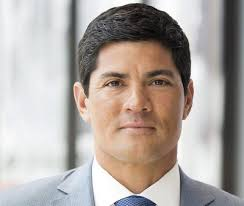
#> input picture images/marathon_02.jpg, 244 x 206 px, found by its file name
$ python 01_face_detection_haar.py
#> lines starting #> are read from the running program, lines starting #| are printed output that depends on the picture; after the words box and inside, x2 and y2 are one past the last pixel; in counts of white or black regions, pixels touching at a corner belong together
import cv2
import numpy as np

def detectAndDisplay(frame):
  frame_gray = cv2.cvtColor(frame, cv2.COLOR_BGR2GRAY)    # 회색으로 변환
  frame_gray = cv2.equalizeHist(frame_gray)               # 히스토그램 평활화

  # 얼굴 검출
  faces = face_cascade.detectMultiScale(frame_gray)       # 얼굴 검출

  for (x,y,w,h) in faces:
    center = (x + w//2, y + h//2)              # 얼굴 중심 좌표
    frame = cv2.rectangle(frame, (x, y), (x + w, y + h), (0, 255, 0), 4)  # 얼굴 영역에 초록색 사각형 그리기
    faceROI = frame_gray[y:y+h, x:x+w]        # 얼굴 영역 추출

    # 각 얼굴에 대해 눈 검출
    eyes = eyes_cascade.detectMultiScale(faceROI)
    for (x2, y2, w2, h2) in eyes:
      eye_center = (x + x2 + w2//2, y + y2 + h2//2)   # 눈 중심 좌표
      radius = int(round((w2 + h2)*0.25))             # 눈 반지름
      frame = cv2.circle(frame, eye_center, radius, (255, 0, 0), 4)  # 눈 중심에 파란색 원 그리기
    cv2.imshow('Capture - Face detection', frame)     # 얼굴 및 눈 검출 결과 화면 출력

# .py를 사용할 경우 전체 경로를 설정해야 오류가 발생하지 않음
img = cv2.imread('D:\Github\Vision_WS\OpenCV_Part1\images\marathon_02.jpg')
#> img is the input picture: shape (206, 244, 3); mean B, G, R 161.8, 166.9, 175.3
print(f"width: {img.shape[1]} pixels")
#| width: 244 pixels
print(f"height: {img.shape[0]} pixels")
#| height: 206 pixels
print(f"channels: {img.shape[2]}")
#| channels: 3

(height, width) = img.shape[:2]     # 높이, 너비, 채널을 가져옴
#> height = 206; width = 244

cv2.imshow('Image', img)

face_cascade_name = 'D:\Github\Vision_WS\OpenCV_Part1\data\haarcascades\haarcascade_frontalface_alt.xml'
eyes_cascade_name = 'D:\Github\Vision_WS\OpenCV_Part1\data/haarcascades/haarcascade_eye_tree_eyeglasses.xml'

face_cascade = cv2.CascadeClassifier()
eyes_cascade = cv2.CascadeClassifier()

if not face_cascade.load(cv2.samples.findFile(face_cascade_name)):
  print('--(!)Error loading face cascade')
  exit(0)

if not eyes_cascade.load(cv2.samples.findFile(eyes_cascade_name)):
  print('--(!)Error loading eyes cascade')
  exit(0)

detectAndDisplay(img)
#> in detectAndDisplay, `frame_gray = cv2.cvtColor(frame, cv2.COLOR_BGR2GRAY)`:
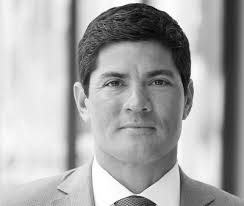
#> frame_gray: shape (206, 244); min 3, max 255, mean 168.9
#> in detectAndDisplay, `frame_gray = cv2.equalizeHist(frame_gray)`:
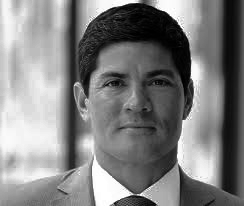
#> frame_gray: shape (206, 244); min 0, max 255, mean 128.3
#> in detectAndDisplay, `faces = face_cascade.detectMultiScale(frame_gray)`: faces = [[82, 41, 106, 106]]
#> the loop in detectAndDisplay, `for (x,y,w,h) in faces:` made 1 pass
#> (x, y, w, h, center, eyes) on pass 1: (82, 41, 106, 106, (135, 94), [[20, 31, 24, 24], [64, 30, 24, 24]])
#> pass 1, in detectAndDisplay, `frame = cv2.rectangle(frame, (x, y), (x + w, y + h), (0, 255, 0), 4)`:
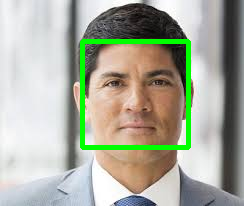
#> frame: shape (206, 244, 3); 4.19% of pixels changed, all inside (x1, y1, x2, y2) = (80, 39, 191, 150)
#> pass 1, in detectAndDisplay, `faceROI = frame_gray[y:y+h, x:x+w]`:
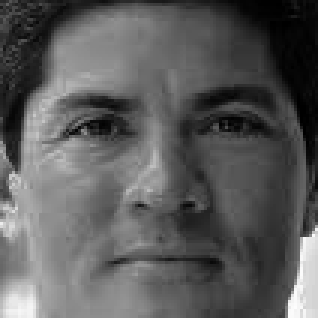
#> faceROI: shape (106, 106) (shown 3 times larger); min 0, max 253, mean 91
#> pass 1, in detectAndDisplay, `cv2.imshow('Capture - Face detection', frame)`:
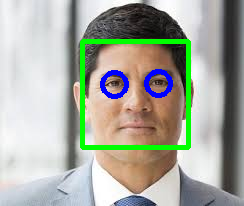
#> window 'Capture - Face detection': shape (206, 244, 3); mean B, G, R 159.3, 170.6, 167.1

cv2.waitKey(0)
cv2.destroyAllWindows()

$ run again, with images/marathon_01.jpg copied over images/marathon_02.jpg
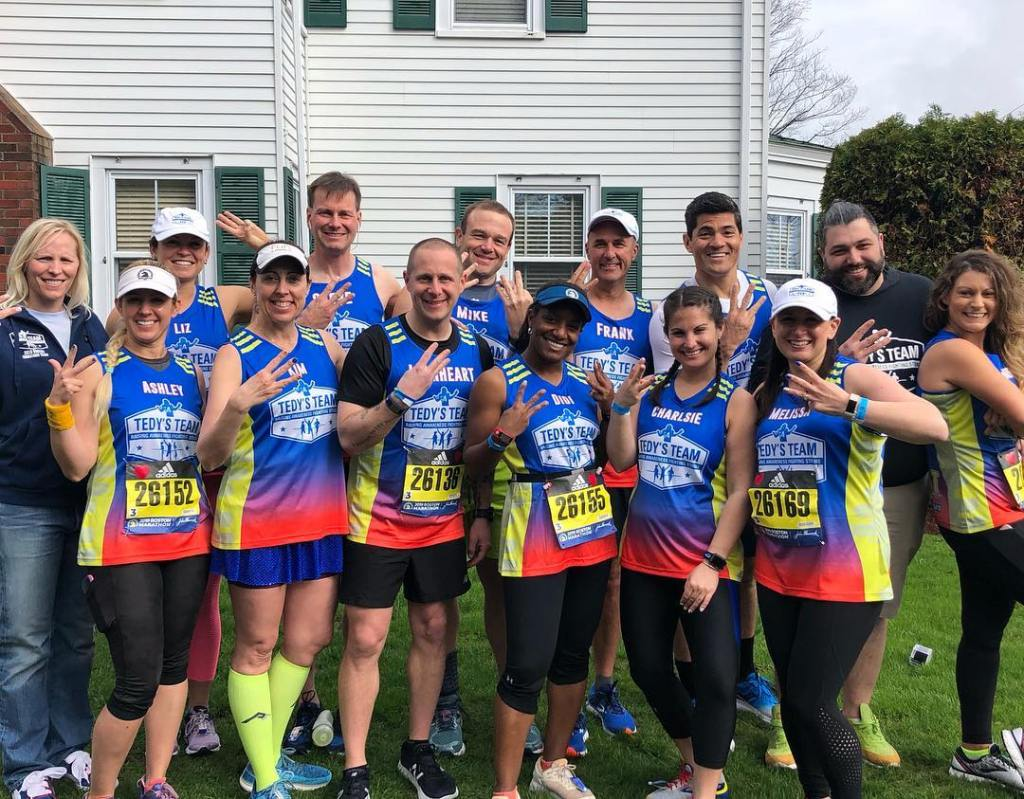
#> input picture images/marathon_01.jpg, 1024 x 799 px, found by its file name
#> img is the input picture: shape (799, 1024, 3); mean B, G, R 112.8, 114.2, 119.7
#| width: 1024 pixels
#| height: 799 pixels
#| channels: 3
#> in detectAndDisplay, `frame_gray = cv2.equalizeHist(frame_gray)`:
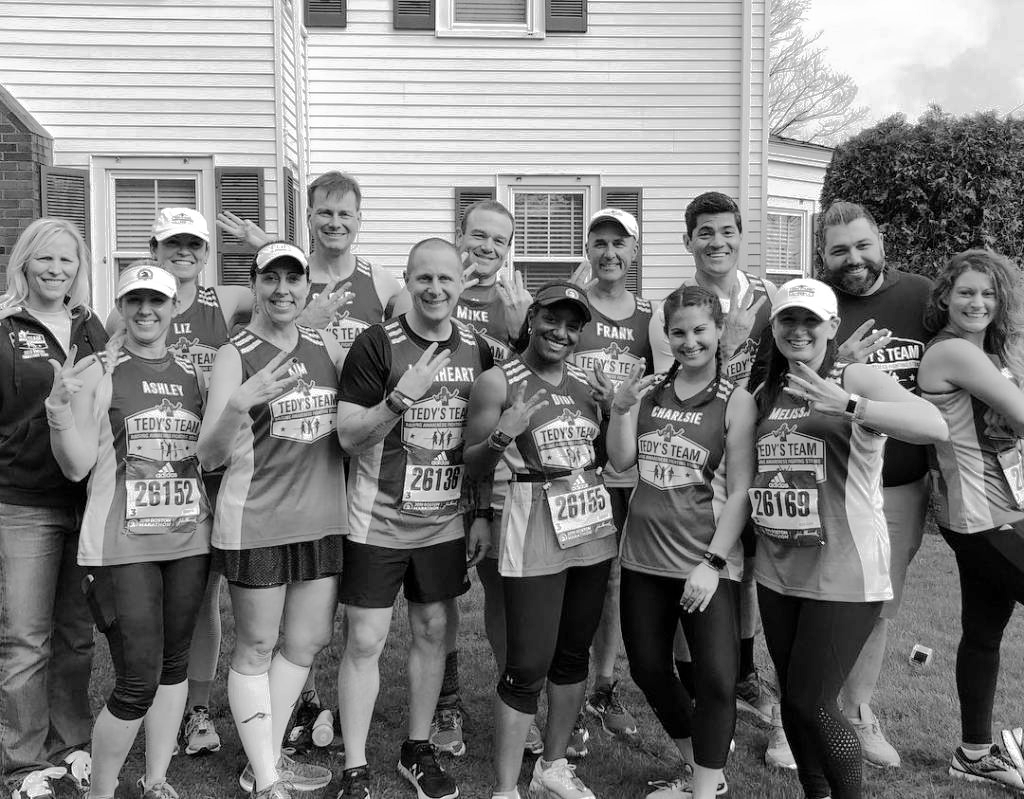
#> frame_gray: shape (799, 1024); min 0, max 255, mean 128.1
#> faces = [[586, 226, 49, 49], [252, 255, 61, 61], [309, 192, 54, 54], [689, 210, 57, 57], [464, 218, 52, 52], [28, 238, 56, 56], [406, 257, 57, 57], [949, 272, 55, 55], [660, 309, 59, 59], [822, 223, 63, 63], [113, 275, 63, 63]]
#> the loop in detectAndDisplay, `for (x,y,w,h) in faces:` made 11 passes
#> (x, y, w, h, center) on passes 1 to 8: (586, 226, 49, 49, (610, 250)), (252, 255, 61, 61, (282, 285)), (309, 192, 54, 54, (336, 219)), (689, 210, 57, 57, (717, 238)), (464, 218, 52, 52, (490, 244)), (28, 238, 56, 56, (56, 266)), (406, 257, 57, 57, (434, 285)), (949, 272, 55, 55, (976, 299))
#> after the loop in detectAndDisplay, `for (x,y,w,h) in faces:`:
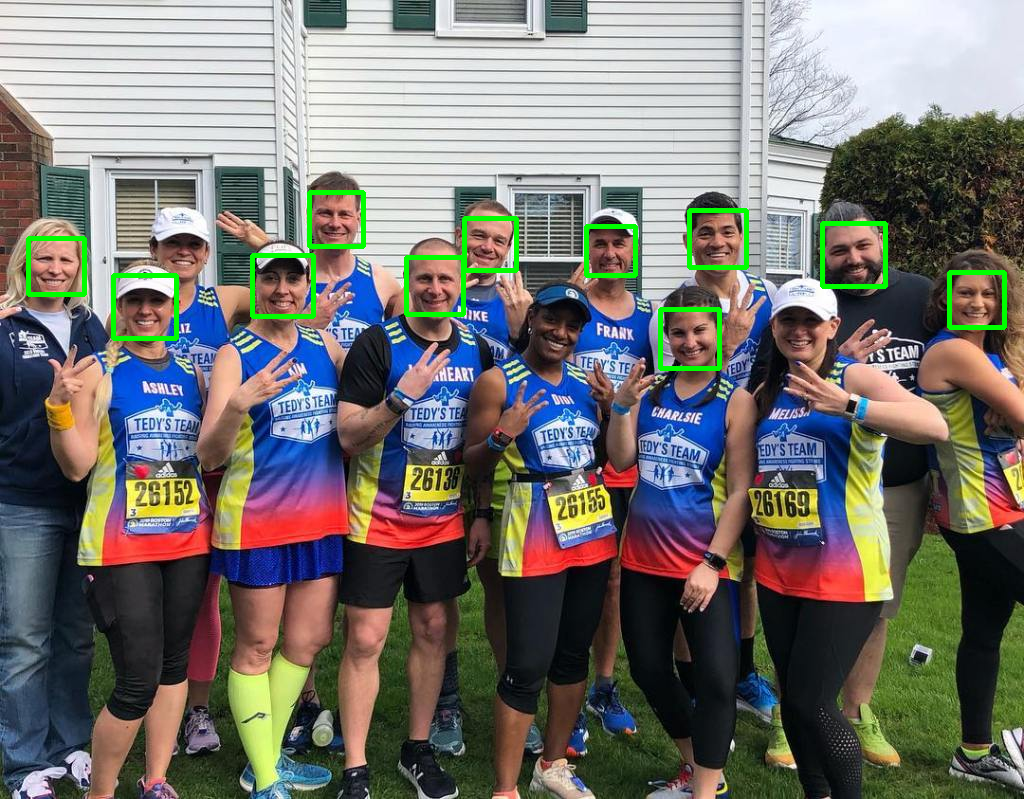
#> frame: shape (799, 1024, 3); mean B, G, R 111.2, 116.4, 117.6

$ run again, with images/marathon_03.jpg copied over images/marathon_02.jpg
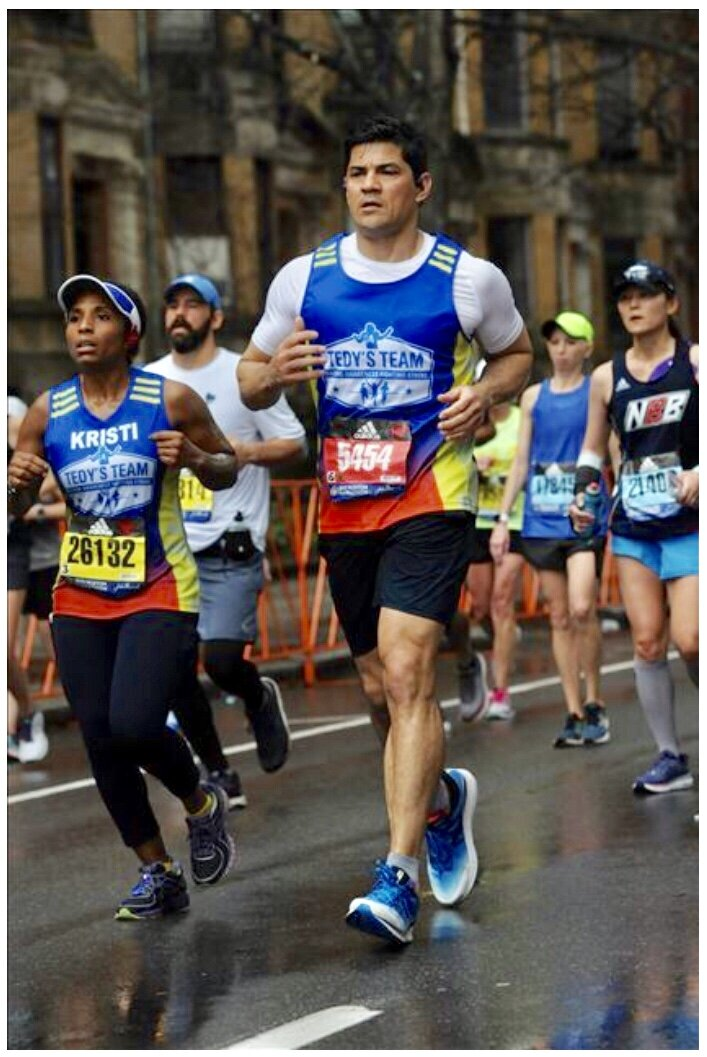
#> input picture images/marathon_03.jpg, 707 x 1057 px, found by its file name
#> img is the input picture: shape (1057, 707, 3); mean B, G, R 82.6, 86.1, 92.2
#| width: 707 pixels
#| height: 1057 pixels
#| channels: 3
#> in detectAndDisplay, `frame_gray = cv2.equalizeHist(frame_gray)`:
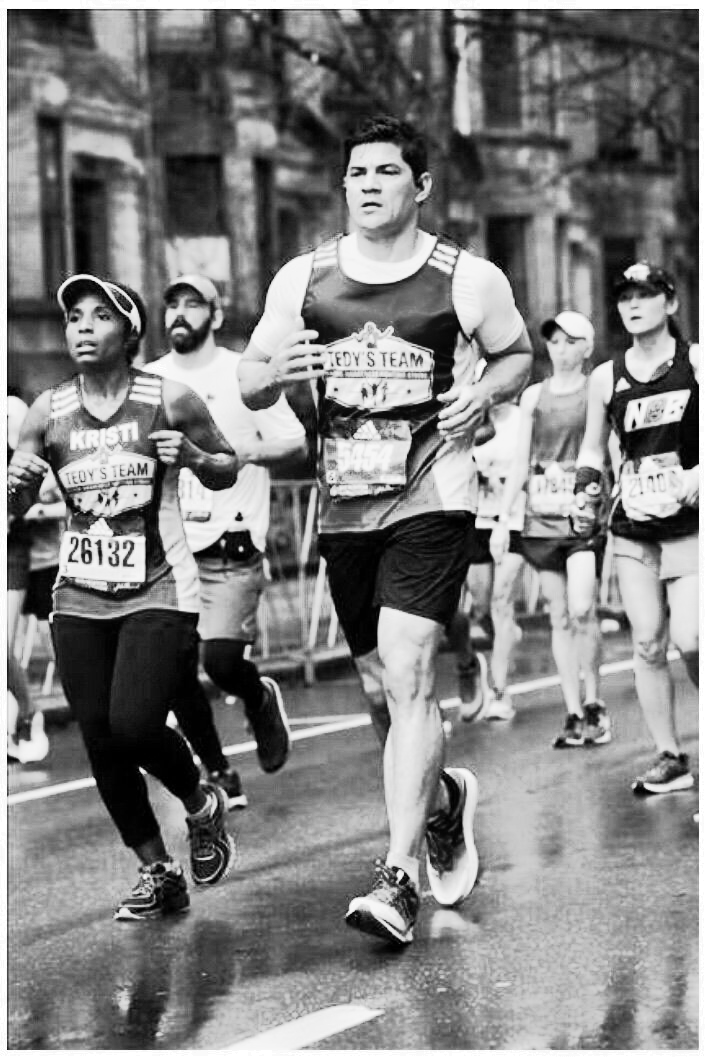
#> frame_gray: shape (1057, 707); min 0, max 255, mean 128
#> faces = [[157, 288, 48, 48], [611, 278, 52, 52], [56, 292, 63, 63], [334, 142, 78, 78]]
#> the loop in detectAndDisplay, `for (x,y,w,h) in faces:` made 4 passes
#> (x, y, w, h, center) on passes 1 to 4: (157, 288, 48, 48, (181, 312)), (611, 278, 52, 52, (637, 304)), (56, 292, 63, 63, (87, 323)), (334, 142, 78, 78, (373, 181))
#> after the loop in detectAndDisplay, `for (x,y,w,h) in faces:`:
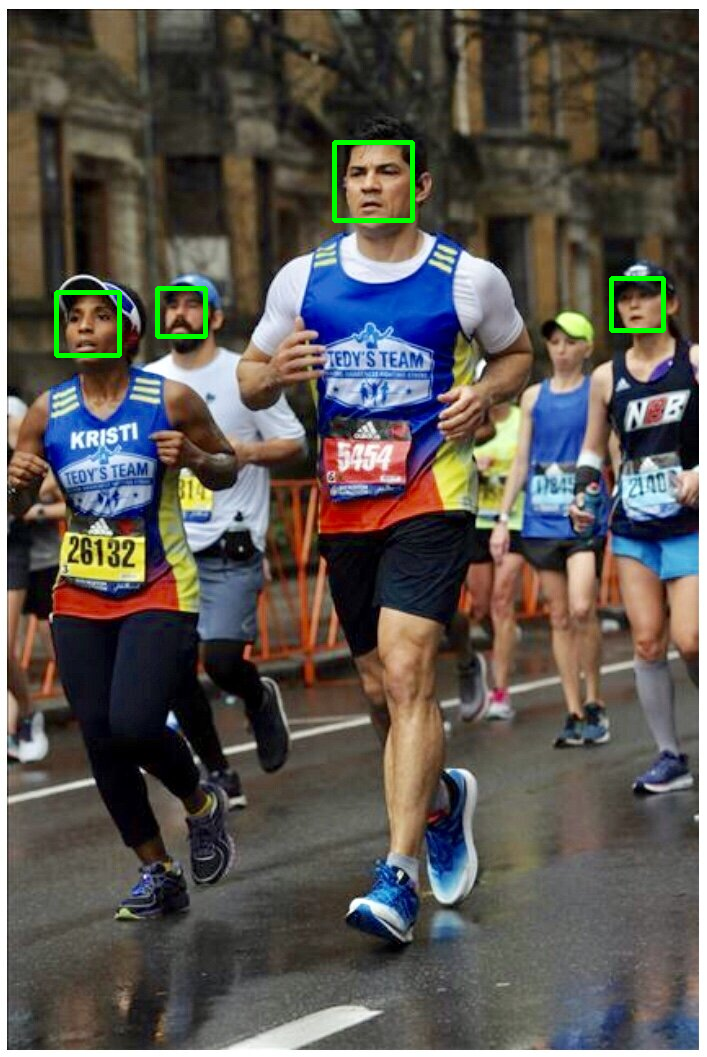
#> frame: shape (1057, 707, 3); mean B, G, R 82.3, 87.3, 91.8

$ run again, with images/soccer_01.jpg copied over images/marathon_02.jpg
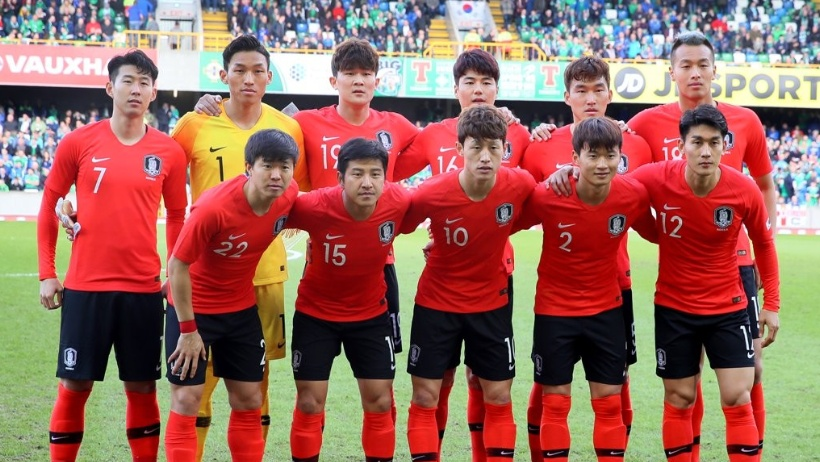
#> input picture images/soccer_01.jpg, 820 x 462 px, found by its file name
#> img is the input picture: shape (462, 820, 3); mean B, G, R 93.8, 104.6, 154.3
#| width: 820 pixels
#| height: 462 pixels
#| channels: 3
#> in detectAndDisplay, `frame_gray = cv2.cvtColor(frame, cv2.COLOR_BGR2GRAY)`:
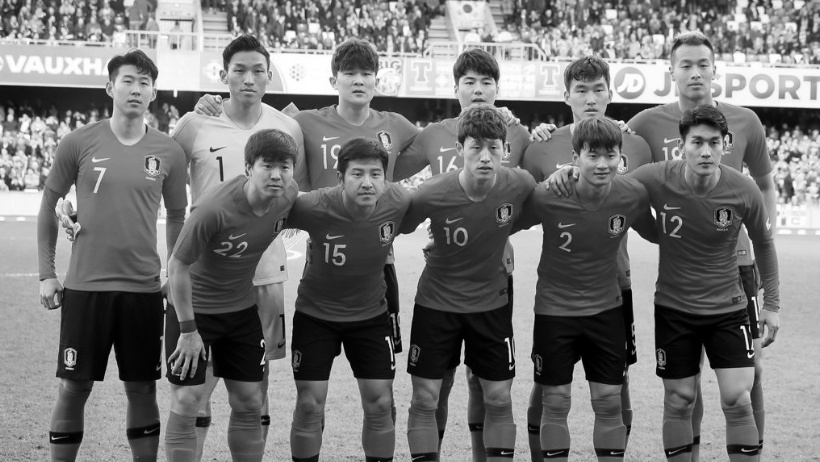
#> frame_gray: shape (462, 820); min 0, max 255, mean 118.2
#> faces = [[455, 64, 46, 46], [579, 140, 46, 46], [670, 46, 51, 51], [336, 56, 45, 45], [112, 64, 48, 48], [253, 150, 46, 46], [340, 154, 53, 53], [223, 51, 52, 52], [566, 72, 48, 48], [681, 123, 50, 50], [462, 131, 48, 48]]
#> the loop in detectAndDisplay, `for (x,y,w,h) in faces:` made 11 passes
#> (x, y, w, h, center) on passes 1 to 8: (455, 64, 46, 46, (478, 87)), (579, 140, 46, 46, (602, 163)), (670, 46, 51, 51, (695, 71)), (336, 56, 45, 45, (358, 78)), (112, 64, 48, 48, (136, 88)), (253, 150, 46, 46, (276, 173)), (340, 154, 53, 53, (366, 180)), (223, 51, 52, 52, (249, 77))
#> after the loop in detectAndDisplay, `for (x,y,w,h) in faces:`:
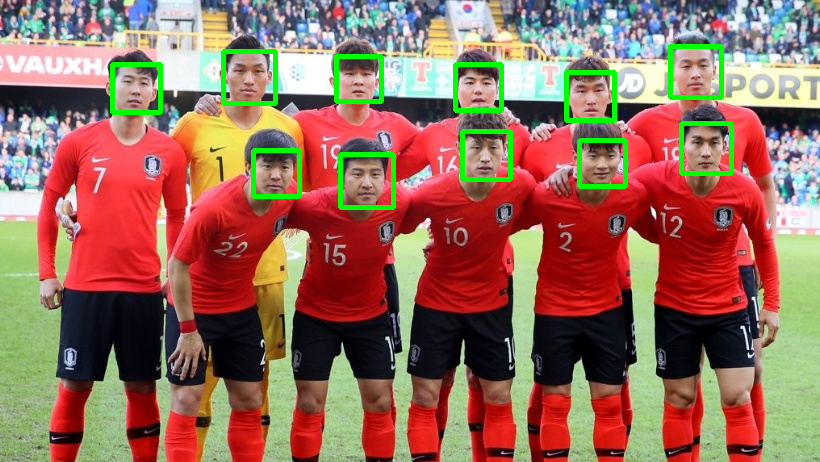
#> frame: shape (462, 820, 3); mean B, G, R 90.8, 108.7, 150.2
